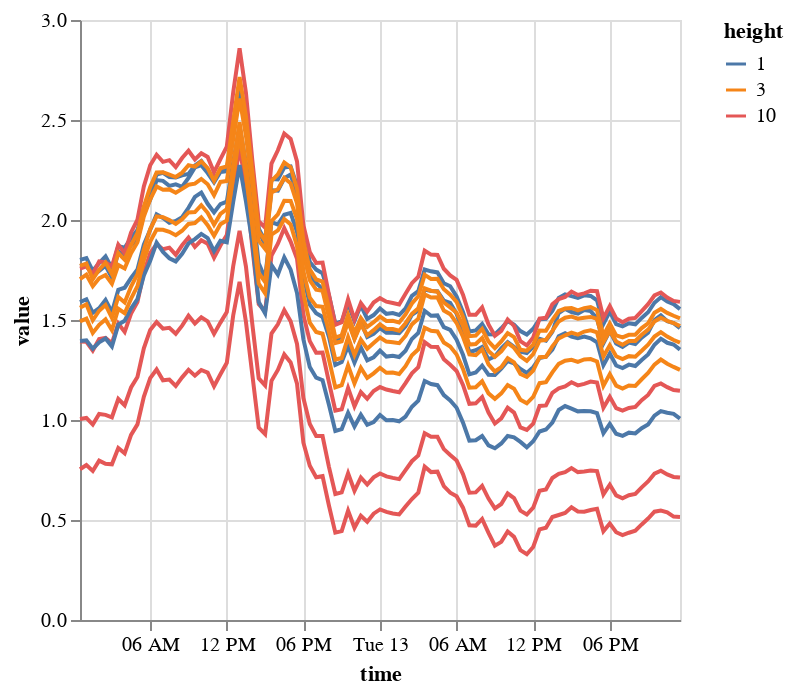

Write notebook code for a chart like this one.
### Code cell
alt.Chart(
    src[ src.time > '20221212' ][ src.time < '20221214' ]
).mark_line().encode(
    alt.X("time:T"),
    alt.Y("value:Q"),
    alt.Color("height:N"),
    detail='variable'
)

### Figure 1 — Vega-Lite specification as saved in the notebook (floating-point values rounded to 4 significant figures; data arrays with more than 128 entries replaced by an {"elided": "..."} marker saying what was removed)
{"config": {"view": {"continuousWidth": 300, "continuousHeight": 300}}, "data": {"name": "data-95b8c46069b0e8fbf76a8ddfdf00632c"}, "mark": {"type": "line"}, "encoding": {"color": {"field": "height", "type": "nominal"}, "detail": {"field": "variable", "type": "nominal"}, "x": {"field": "time", "type": "temporal"}, "y": {"field": "value", "type": "quantitative"}}, "$schema": "https://vega.github.io/schema/vega-lite/v5.17.0.json", "datasets": {"data-95b8c46069b0e8fbf76a8ddfdf00632c": {"elided": "1140 records"}}}
